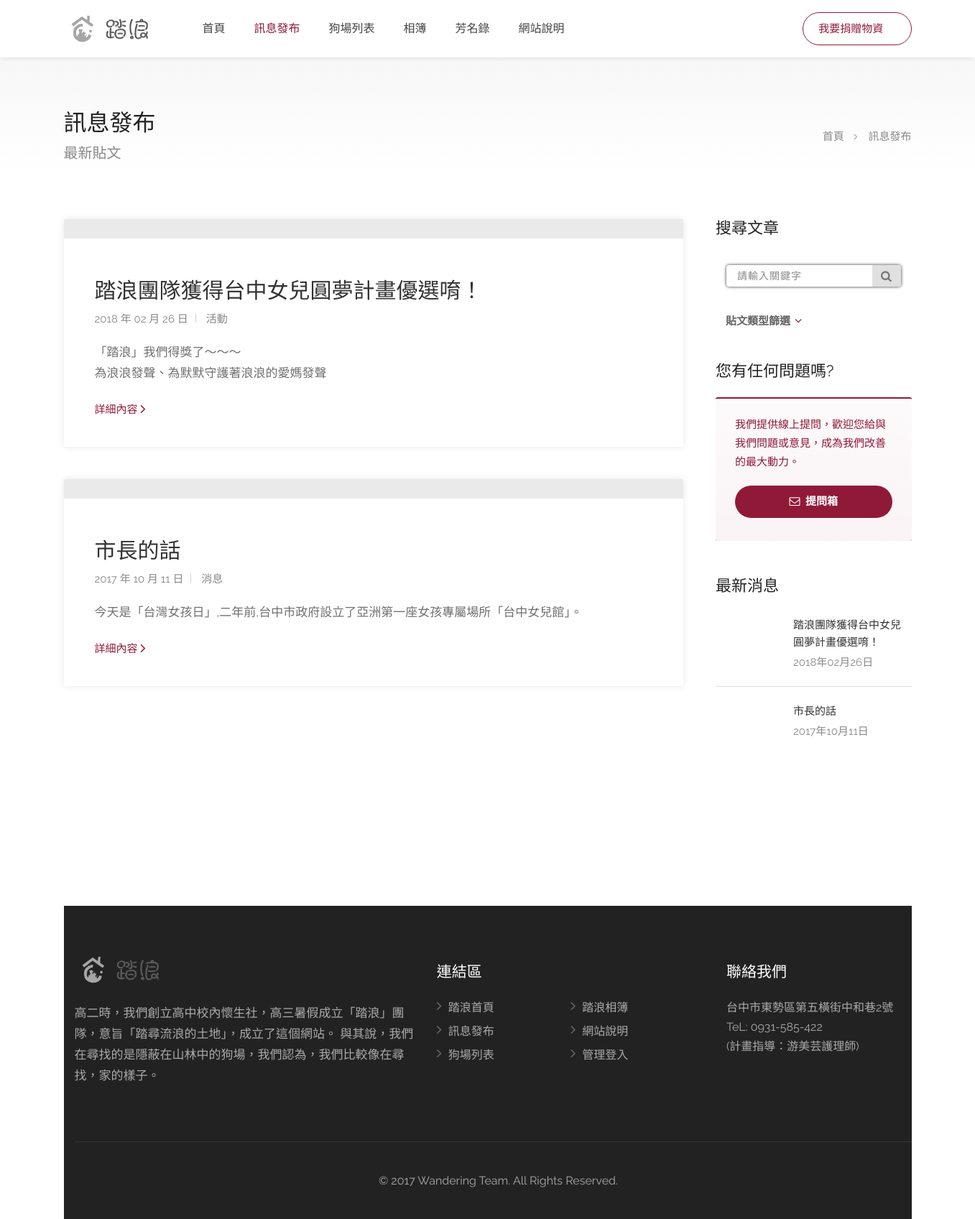
/pages-blog.php, run on the app's committed database.
### tables this page shows
CREATE TABLE IF NOT EXISTS `post` (
  `pId` int(11) NOT NULL AUTO_INCREMENT,
  `pTitle` text NOT NULL,
  `pPicture` varchar(50) NOT NULL,
  `pContent` text NOT NULL,
  `pType` int(11) NOT NULL,
  `pShow` int(11) NOT NULL,
  `pOutline` text,
  `pStime` timestamp NOT NULL DEFAULT CURRENT_TIMESTAMP,
  `pEtime` timestamp NOT NULL DEFAULT CURRENT_TIMESTAMP ON UPDATE CURRENT_TIMESTAMP,
  PRIMARY KEY (`pId`)
);

CREATE TABLE IF NOT EXISTS `footer` (
  `fId` int(11) NOT NULL AUTO_INCREMENT,
  `fAbout` text NOT NULL,
  `fCall` text NOT NULL,
  `fFb` text,
  `fYtb` text,
  `fIg` text,
  PRIMARY KEY (`fId`)
);

### pages-blog.php (the view, shortened to what this page needs)
<?php
$maxRows_rs_newpost = 3;
$pageNum_rs_newpost = 0;
$startRow_rs_newpost = $pageNum_rs_newpost * $maxRows_rs_newpost;
$query_rs_newpost = "SELECT * FROM post ORDER BY pStime DESC";
$query_limit_rs_newpost = sprintf("%s LIMIT %d, %d", $query_rs_newpost, $startRow_rs_newpost, $maxRows_rs_newpost);
$rs_newpost = mysqli_query($Wandering, $query_limit_rs_newpost) or die(mysqli_error());
$row_rs_newpost = mysqli_fetch_assoc($rs_newpost);
$maxRows_rs_showpost = 5;
$pageNum_rs_showpost = 0;
$startRow_rs_showpost = $pageNum_rs_showpost * $maxRows_rs_showpost;
$query_rs_showpost = "SELECT * FROM post ORDER BY pStime DESC";
$query_limit_rs_showpost = sprintf("%s LIMIT %d, %d", $query_rs_showpost, $startRow_rs_showpost, $maxRows_rs_showpost);
$rs_showpost = mysqli_query($Wandering, $query_limit_rs_showpost) or die(mysqli_error());
$row_rs_showpost = mysqli_fetch_assoc($rs_showpost);
?>
<!DOCTYPE html>
<html  lang="zh-TW">
<head>
<link rel="stylesheet" href="css/style.css">
<link rel="stylesheet" href="css/colors/main.css" id="colors">
</head>
<body>
<div id="wrapper">
<header id="header-container">
	<div id="header">
		<div class="container">
			<div class="left-side">
				<div id="logo">
					<a href="index.php"><img src="images/logo.png" alt=""></a>
				</div>
				<nav id="navigation" class="style-1">
					<ul id="responsive">
						<li><a href="index.php">首頁</a></li>
						<li><a class="current" href="pages-blog.php">訊息發布</a></li>
						<li><a href="dogpoint-grid-full-width.php">狗場列表</a></li>
						<li><a href="gallery.php">相簿</a></li>
						<li><a href="https://docs.google.com/spreadsheets/d/1PeD9CopZ9D_x5UciLy9zcL-15LOGdsWkiD9MQCAyXyE/edit?usp=sharing" target="_blank">芳名錄</a></li>
                        <li><a href="about.php">網站說明</a></li>
					</ul>
				</nav>
				<div class="clearfix"></div>
			</div>
			<div class="right-side">
				<div class="header-widget">
					<a href="collectstation.php" target="_blank" class="button border with-icon">我要捐贈物資<i class="sl sl-icon-social-dropbox"></i></a>
				</div>
			</div>
		  </div>
	</div>
</header>
<div id="titlebar" class="gradient">
	<div class="container">
		<div class="row">
			<div class="col-md-12">
				<h2>訊息發布</h2><span>最新貼文</span>
				<nav id="breadcrumbs">
					<ul>
						<li><a href="#">首頁</a></li>
						<li>訊息發布</li>
					</ul>
				</nav>
			</div>
		</div>
	</div>
</div>
<div class="container">
	<div class="blog-page">
	<div class="row">
		<div class="col-lg-9 col-md-8 padding-right-30">
		  <?php do { ?>
		    <div class="blog-post">
		      <a href="pages-blog-post.php?Id=<?php echo $row_rs_showpost['pId']; ?>" class="post-img">
	          </a>
		      <div class="post-content">
		        <h2><a href="pages-blog-post.php?Id=<?php echo $row_rs_showpost['pId']; ?>"><?php echo $row_rs_showpost['pTitle']; ?></a></h2>
		        <ul class="post-meta">
		          <li><?php echo date('Y 年 m 月 d 日',strtotime($row_rs_showpost['pStime'])); ?></li>
		          <li><a href="#"><?php if($row_rs_showpost['pType'] == 0){ echo "消息";}
elseif($row_rs_showpost['pType'] == 1){ echo "募集";}
elseif($row_rs_showpost['pType'] == 2){ echo "活動";}
elseif($row_rs_showpost['pType'] == 3){ echo "系統";}
elseif($row_rs_showpost['pType'] == 4){ echo "綜合";} ?></a></li>
		          </ul>
		        <p><?php if($row_rs_showpost['pOutline'] != ""){ echo $row_rs_showpost['pOutline'];}
					else{ echo TrimByLength2($row_rs_showpost['pContent'], 50, false);} ?></p>
		        <a href="pages-blog-post.php?Id=<?php echo $row_rs_showpost['pId']; ?>" class="read-more">詳細內容<i class="fa fa-angle-right"></i></a>
		        </div>
		      </div>
		    <?php } while ($row_rs_showpost = mysqli_fetch_assoc($rs_showpost)); ?>
		</div>
	<div class="col-lg-3 col-md-4">
		<div class="sidebar right">
			<form action="pages-findblog.php" method="get" name="form1" id="form1">
			<div class="widget">
				<h3 class="margin-top-0 margin-bottom-25">搜尋文章</h3>
				<div class="search-boxs">
  <input type="text" name="keyword" id="search" placeholder="請輸入關鍵字">
  <button type="submit">
    <i class="fa fa-search"></i>
  </button>
</div>
						<div class="panel-dropdown wide float-left">
							<a href="#">貼文類型篩選</a>
						</div>
			</div>
			</form>
			<div class="widget margin-top-40">
				<h3>您有任何問題嗎?</h3>
				<div class="info-box margin-bottom-10">
					<p>我們提供線上提問，歡迎您給與我們問題或意見，成為我們改善的最大動力。</p>
					<a href="https://goo.gl/forms/svGuOflKFoGzEcrP2" target="_blank" class="button fullwidth margin-top-20"><i class="fa fa-envelope-o"></i> 提問箱</a>
				</div
			>
			<div class="widget margin-top-40">
				<h3>最新消息</h3>
				<ul class="widget-tabs">
					<?php do { ?>
				    <li>
					    <div class="widget-content">
					      <div class="widget-thumb">
					        </div>
					      <div class="widget-text">
					        <h5><a href="pages-blog-post.php?Id=<?php echo $row_rs_newpost['pId']; ?>"><?php echo $row_rs_newpost['pTitle']; ?></a></h5>
					        <span><?php echo date('Y年m月d日',strtotime($row_rs_newpost['pStime'])); ?></span>
					        </div>
					      </div>
				      </li>
					  <?php } while ($row_rs_newpost = mysqli_fetch_assoc($rs_newpost)); ?>
				</ul>
			</div>
<?php
$query_rs_footer = "SELECT * FROM footer WHERE fId = 1";
$rs_footer = mysqli_query($Wandering, $query_rs_footer) or die(mysqli_error());
$row_rs_footer = mysqli_fetch_assoc($rs_footer);
$totalRows_rs_footer = mysqli_num_rows($rs_footer); ?>
		</div>
	</div>
	</div>
</div>
</div>
<div id="footer" class="dark" style="margin-top:180px;">
	<div class="container">
		<div class="row">
        	<div class="col-md-5 col-sm-6">
				<img class="footer-logo" src="images/logo.png" alt="">
				<br><br>
				<p><?php echo $row_rs_footer['fAbout']; ?></p>
             </div>
			<div class="col-md-4 col-sm-6 ">
				<h4>連結區</h4>
              <ul class="footer-links">
					<li><a href="index.php">踏浪首頁</a></li>
					<li><a href="pages-blog.php">訊息發布</a></li>
					<li><a href="dogpoint-grid-full-width.php">狗場列表</a></li>
				</ul>
				<ul class="footer-links">
					<li><a href="gallery.php">踏浪相簿</a></li>
					<li><a href="about.php">網站說明</a></li>
                    <li><a <?php if($_SESSION['MM_Username'] == ""){ ?>href="#sign-in-dialog" class="sign-in popup-with-zoom-anim"<?php }else{ ?> href="server/show-dogpoint.php"<?php } ?> >管理登入</a></li>
				</ul>
				<br>
				<div class="clearfix"></div>
			</div>
			<div class="col-md-3  col-sm-12">
				<h4>聯絡我們</h4>
				<div class="text-widget"><?php echo $row_rs_footer['fCall']; ?></div>
			</div>
		</div>
		<div class="row">
			<div class="col-md-12">
				<div class="copyrights">© 2017 Wandering Team. All Rights Reserved.</div>
			</div>
		</div>
	</div>
</div>
</div>
</body>
</html>

### css/colors/main.css (style rules this page uses)
.style-2 .trigger.active a, .style-2 .ui-accordion .ui-accordion-header-active:hover, .style-2 .ui-accordion .ui-accordion-header-active, #posts-nav li a:hover, .plan.featured .listing-badge, .post-content h3 a:hover, .add-review-photos i, .show-more-button i, .listing-details-sidebar li a, .star-rating .Management a:hover, .more-search-options-trigger:after, .header-widget .sign-in:hover, #footer a, #footer .footer-links li a:hover, #navigation.style-1 .current, #navigation.style-1 ul li:hover a, .user-menu.active .user-name:after, .user-menu:hover .user-name:after, .user-menu.active .user-name, .user-menu:hover .user-name, .main-search-input-item.location a:hover, .chosen-container .chosen-results li.highlighted, .input-with-icon.location a i:hover, .sort-by .chosen-container-single .chosen-single div:after, .sort-by .chosen-container-single .chosen-default, .panel-dropdown a:after, .post-content a.read-more, .post-meta li a:hover, .widget-text h5 a:hover, .about-author a, a.button.border.white:hover, .icon-box-2 i, a.button.border, .style-2 .ui-accordion .ui-accordion-header:hover, .style-2 .trigger a:hover , .plan.featured .listing-badges .featured, .list-4 li:before, .list-3 li:before, .list-2 li:before, .list-1 li:before, .info-box h4, .testimonial-carousel .slick-slide.slick-active .testimonial:before, .sign-in-form .tabs-nav li a:hover, .sign-in-form .tabs-nav li.active a, .lost_password:hover a, #top-bar .social-icons li a:hover i, .listing-share .social-icons li a:hover i, .agent .social-icons li a:hover i, #footer .social-icons li a:hover i, .headline span i { color: #911938; }
.category-small-box:hover, .pricing-list-container h4:after, #backtotop a, .chosen-container-multi .chosen-choices li.search-choice, .select-options li:hover, button.panel-apply, .layout-switcher a:hover, .listing-features.checkboxes li:before, .comment-by a.reply:hover, .add-review-photos:hover, .office-address h3:after, .post-img:before, button.button, input[type="button"], input[type="submit"], a.button, a.button.border:hover, table.basic-table th, .plan.featured .plan-price, mark.color, .style-4 .tabs-nav li.active a, .style-5 .tabs-nav li.active a, .dashboard-list-box .button.gray:hover, .change-photo-btn:hover, .dashboard-list-box a.rate-review:hover, input:checked + .slider, .add-pricing-submenu.button:hover, .add-pricing-list-item.button:hover, .custom-zoom-in:hover, .custom-zoom-out:hover, #geoLocation:hover, #streetView:hover, #scrollEnabling:hover, #scrollEnabling.enabled, #mapnav-buttons a:hover, #sign-in-dialog .mfp-close:hover, #small-dialog .mfp-close:hover, #stats, .light-btn .nav-pills > li.active > a, .nav-pills > li.active > a:hover, .nav-pills > li.active > a:focus, .light-btn .btn:hover, .light-btn .btn:focus, .nav-pills > li.active > a, .nav-pills > li.active > a:hover, .nav-pills > li.active > a:focus, .nav-pills .nav > li > a:hover, #call-to-action, .btn:before { background-color: #911938; }
a.button.border { color: #911938; border-color: #911938; }
.info-box { border-top: 2px solid #911938; background: linear-gradient(to bottom, rgba(255,255,255,0.98), rgba(255,255,255,0.95)); background-color: #911938; color: #911938; }

### data on the page
post: pTitle "踏浪團隊獲得台中女兒圓夢計畫優選唷！", pStime "2018 年 02 月 26 日", pType "活動", pOutline "「踏浪」我們得獎了～～～ 為浪浪發聲、為默默守護著浪浪的愛媽發聲", pStime "2018年02月26日"
post: pTitle "市長的話", pStime "2017 年 10 月 11 日", pType "消息", pOutline "今天是「台灣女孩日」,二年前,台中市政府設立了亞洲第一座女孩專屬場所「台中女兒館」。", pStime "2017年10月11日"
footer: fAbout "高二時，我們創立高中校內懷生社，高三暑假成立「踏浪」團隊，意旨「踏尋流浪的土地」，成立了這個網站。 與其說，我們在尋找的是隱蔽在山林中的狗場，我們認為，我們比較像在尋找，家的樣子。", fCall "台中市東勢區第五橫街中和巷2號 TeL: 0931-585-422 (計畫指導：游美芸護理師)"
